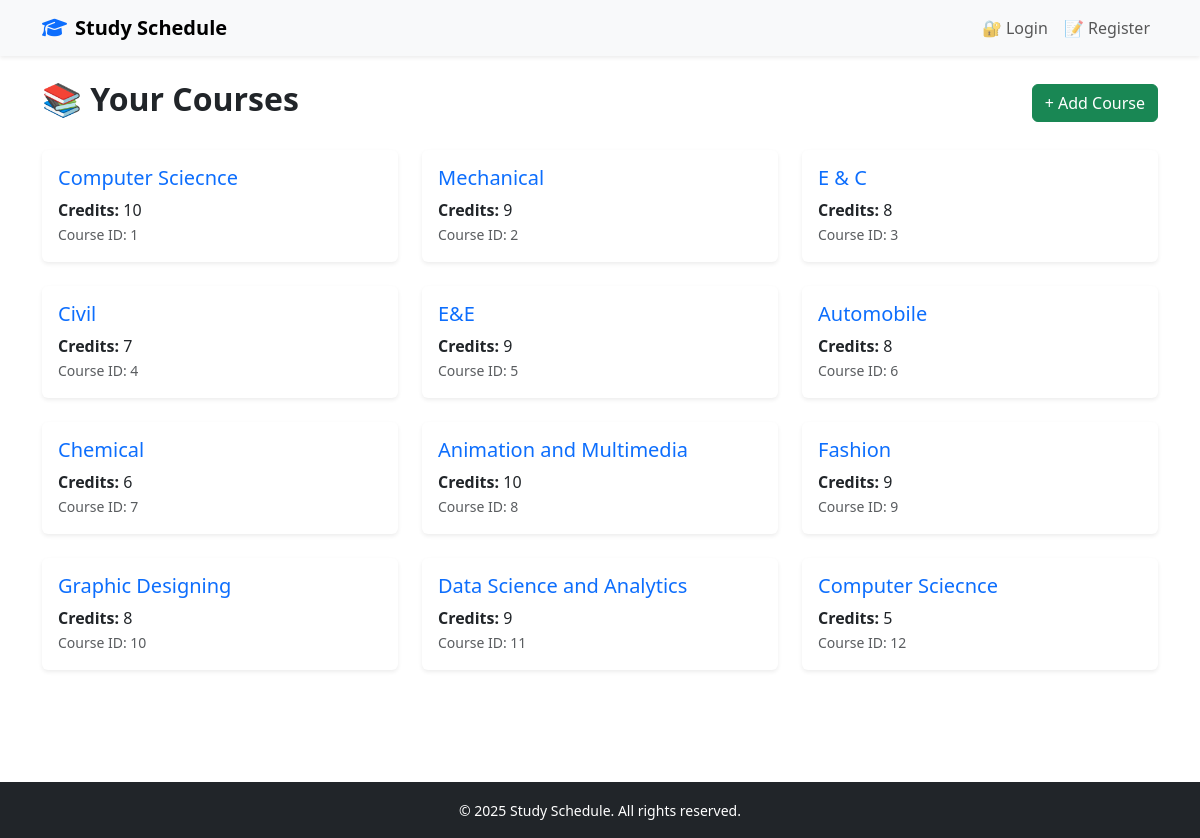
Page /courses/ on the committed database.
### scheduler/models.py (models this page shows, shortened)
class Course(models.Model):
    name = models.CharField(max_length=100)
    description = models.TextField(blank=True)
    credits = models.IntegerField(default=0)

### scheduler/views.py (the view)
# urls.py: path('courses/', views.course_list, name='courses'),
def course_list(request):
    courses = Course.objects.all()
    return render(request, 'scheduler/courses.html', {'courses': courses})

### scheduler/templates/scheduler/courses.html (shortened to what this page needs)
{% extends 'scheduler/base.html' %}
{% block content %}
<div class="d-flex justify-content-between align-items-center mb-4">
  <h2 class="fw-bold">📚 Your Courses</h2>
  <a href="{% url 'add_course' %}" class="btn btn-success">+ Add Course</a>
</div>
<div class="row">
  {% for course in courses %}
  <div class="col-md-6 col-lg-4 mb-4">
    <div class="card h-100 shadow-sm border-0 hover-zoom">
      <div class="card-body">
        <h5 class="card-title text-primary">{{ course.name }}</h5>
        <p class="card-text mb-0"><strong>Credits:</strong> {{ course.credits }}</p>
        <p class="text-muted mb-0"><small>Course ID: {{ course.id }}</small></p>
      </div>
    </div>
  </div>
  {% empty %}
  <div class="col-12 text-center">
    <img src="/static/images/empty-folder.png" alt="No courses" style="max-width: 200px;" class="mb-3">
    <p class="text-muted">No courses available.</p>
  </div>
  {% endfor %}
</div>
{% endblock %}

### scheduler/templates/scheduler/base.html (shortened to what this page needs)
<!DOCTYPE html>
<html lang="en">
<head>
    <link href="https://cdn.jsdelivr.net/npm/bootstrap@5.3.2/dist/css/bootstrap.min.css" rel="stylesheet">
    <link href="https://cdnjs.cloudflare.com/ajax/libs/font-awesome/6.5.0/css/all.min.css" rel="stylesheet">
</head>
<body>
<nav class="navbar navbar-expand-lg navbar-light bg-light shadow-sm">
    <div class="container">
        <a class="navbar-brand fw-bold" href="{% url 'home' %}">
            <i class="fas fa-graduation-cap me-2 text-primary"></i>Study Schedule
        </a>
        <div class="collapse navbar-collapse" id="navbarContent">
            <ul class="navbar-nav ms-auto">
                {% if user.is_authenticated %}
                    <li class="nav-item">
                        <a class="nav-link" href="{% url 'courses' %}">📚 Courses</a>
                    </li>
                    <li class="nav-item">
                        <a class="nav-link" href="{% url 'sessions' %}">🕓 Sessions</a>
                    </li>
                    <li class="nav-item">
                        <a class="nav-link" href="{% url 'tasks' %}">✅ Tasks</a>
                    </li>
                    <li class="nav-item">
                        <form method="post" action="{% url 'logout' %}">
                            {% csrf_token %}
                            <button type="submit" class="btn btn-link nav-link" style="display: inline; padding: 10;">
                                <i class="fas fa-sign-out-alt"></i> Logout
                            </button>
                        </form>
                    </li>
                {% else %}
                    <li class="nav-item">
                        <a class="nav-link" href="{% url 'login' %}">🔐 Login</a>
                    </li>
                    <li class="nav-item">
                        <a class="nav-link" href="{% url 'register' %}">📝 Register</a>
                    </li>
                {% endif %}
            </ul>
        </div>
    </div>
</nav>
<main class="container py-4">
    {% block content %}
    {% endblock %}
</main>
<footer class="bg-dark text-white text-center py-3">
    <div class="container">
        <small>&copy; {% now "Y" %} Study Schedule. All rights reserved.</small>
    </div>
</footer>
</body>
</html>

### scheduler/templates/scheduler/base.html (style rules this page uses)
body { scroll-behavior: smooth; }
footer { margin-top: 4rem; }

### scheduler/templates/scheduler/courses.html (style rules this page uses)
.hover-zoom { transition: transform 0.3s ease; }

### rows in the picture
Course: name "Computer Sciecnce", credits "10", id "1"
Course: name "Mechanical", credits "9", id "2"
Course: name "E & C", credits "8", id "3"
Course: name "Civil", credits "7", id "4"
Course: name "E&E", credits "9", id "5"
Course: name "Automobile", credits "8", id "6"
Course: name "Chemical", credits "6", id "7"
Course: name "Animation and Multimedia", credits "10", id "8"
Course: name "Fashion", credits "9", id "9"
Course: name "Graphic Designing", credits "8", id "10"
Course: name "Data Science and Analytics", credits "9", id "11"
Course: name "Computer Sciecnce", credits "5", id "12"
